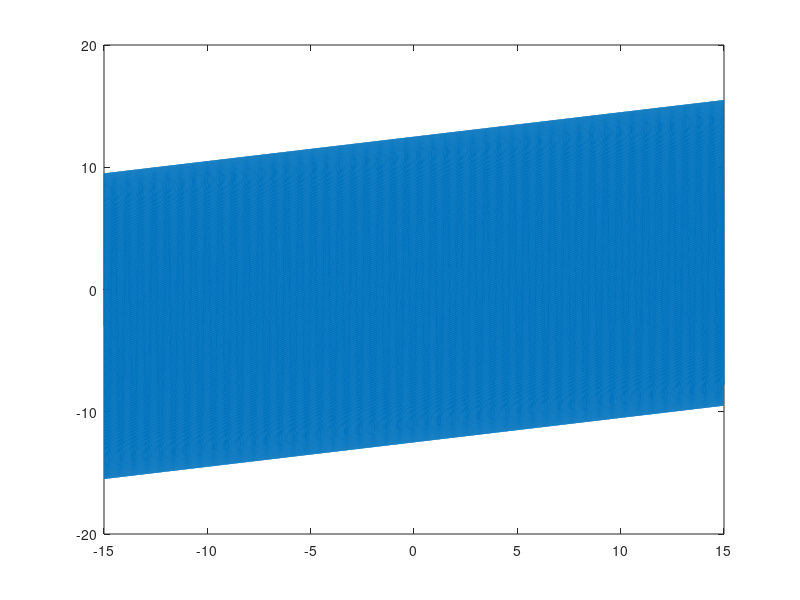

This chart was generated by the following MATLAB code: (Note: this script raises an error after producing the figure.)
function var = simulatePitchScaleError()
% simulate 1 frame
ff = 20e+3;
fs = 30;
pitchFactor = 0.2;
nSamples = 480*640;
t = linspace(0,1/fs ,nSamples);
t_full_y_cycle = find(t>1/ff,1);

fovy = 50;
fovx = 60;


angx = -fovx/4+t*fs*fovx/2;
angy = fovy/4*sin(2*pi*ff*t);
pitch = angx*pitchFactor;
wrong_pitch = pitch*0.5;

angy_pitched = angy+pitch;
figure,plot(angx,angy_pitched );


angy_wrong_pitched = angy+wrong_pitch;

angx = circshift(angx(:),5*round(t_full_y_cycle));

v_gt = ang2vec(angx(:),angy_pitched(:));
v_false = ang2vec(angx(:),angy_wrong_pitched(:));

c_gt = getColorFromV(v_gt);
c_false = getColorFromV(v_false);

% figure,
% tabplot;
% scatter(angx(:),angy_pitched(:),10,c_gt(:),'filled');
% tabplot;
% scatter(angx(:),angy_wrong_pitched(:),10,c_false(:),'filled');


% Show spherical images 
% [spx,spy] = meshgrid(linspace(-fovx/4,fovx/4,640),linspace(-fovy/4,fovy/4,480));
% gtIm = griddata(angx(:),angy_pitched(:),c_gt(:),spx(:),spy(:));
% gtIm = reshape(gtIm,480,640);
% badIm = griddata(angx(:),angy_wrong_pitched(:),c_false(:),spx(:),spy(:));
% badIm = reshape(badIm,480,640);
% figure,
% tabplot;
% imagesc(gtIm);
% tabplot;
% imagesc(badIm);
% 
% % Show in regular mode
% [xIm,yIm] = meshgrid(1:640,1:480);
% [angxGrid,angyGrid] = xy2ang(xIm,yIm,fovx,fovy);
% gtIm = griddata(angx(:),angy_pitched(:),c_gt(:),angxGrid(:),angyGrid(:));
% gtIm = reshape(gtIm,480,640);
% badIm = griddata(angx(:),angy_wrong_pitched(:),c_false(:),angxGrid(:),angyGrid(:));
% badIm = reshape(badIm,480,640);
% figure,
% tabplot;
% imagesc(gtIm);
% tabplot;
% imagesc(badIm);
% 

% Split by raise and fall
[axU,ayU,axD,ayD,cU,cD] = splitUpDown(angx,angy_wrong_pitched,c_false);
[xIm,yIm] = meshgrid(1:640,1:480);
[angxGrid,angyGrid] = xy2ang(xIm,yIm,fovx,fovy);
upIm = griddata(axU(:),ayU(:),cU(:),angxGrid(:),angyGrid(:));
upIm = reshape(upIm,480,640);
downIm = griddata(axD(:),ayD(:),cD(:),angxGrid(:),angyGrid(:));
downIm = reshape(downIm,480,640);
figure,
tabplot;
imagesc(upIm);
tabplot;
imagesc(downIm);

var = cornerVar(upIm,downIm);

end
function [axU,ayU,axD,ayD,cU,cD] = splitUpDown(angx,angy,c)
raise = diff(angy)>0;
raise(end+1) = 1;
axU = angx(raise);
ayU = angy(raise);
axD = angx(~raise);
ayD = angy(~raise);
cU = c(raise);
cD = c(~raise);


end
function pixVar = cornerVar(gtIm,badIm)
[p1,~] = detectCheckerboardPoints(normByMax(badIm)); % p - 3 checkerboard points. bsz - checkerboard dimensions.
[p2,~] = detectCheckerboardPoints(normByMax(gtIm)); % p - 3 checkerboard points. bsz - checkerboard dimensions.
       
pixVar = var((p1(:,2))-(p2(:,2)));

end
function [angx,angy] = xy2ang(x,y,fovx,fovy)
angles2xyz = @(angx,angy) [ cosd(angy).*sind(angx)             sind(angy) cosd(angy).*cosd(angx)]';
xyz2nrmx = @(xyz) xyz(1,:)./xyz(3,:);
xyz2nrmy = @(xyz) xyz(2,:)./xyz(3,:);
xyz2nrmxy= @(xyz) [xyz2nrmx(xyz)  ;  xyz2nrmy(xyz)];
laserIncidentDirection = [0,0,-1]';
oXYZfunc = @(mirNormalXYZ_)  bsxfun(@plus,laserIncidentDirection,-bsxfun(@times,2*laserIncidentDirection'*mirNormalXYZ_,mirNormalXYZ_));
rangeR = xyz2nrmxy(oXYZfunc(angles2xyz( fovx*0.25,                   0)));rangeR=rangeR(1);
rangeL = xyz2nrmxy(oXYZfunc(angles2xyz(-fovx*0.25,                   0)));rangeL=rangeL(1);
rangeT = xyz2nrmxy(oXYZfunc(angles2xyz(0                   , fovy*0.25)));rangeT =rangeT (2);
rangeB = xyz2nrmxy(oXYZfunc(angles2xyz(0                   ,-fovy*0.25)));rangeB=rangeB(2);

xys = [640;480]./[rangeR-rangeL;rangeT-rangeB];
xy00 = [rangeL;rangeB];


xy = [x(:) y(:)];
xy = bsxfun(@rdivide,xy,xys');
xy = bsxfun(@plus,xy,xy00');
xynrm = xy';


v = normr([xynrm' ones(size(xynrm,2),1)]);
n = normr(v - repmat(laserIncidentDirection',size(v,1),1) );

angy = asind(n(:,2));
angx = atand(n(:,1)./n(:,3));
end
function color = getColorFromV(v)
% Assume CB at 500mm
% If v lands in white, return 1. Black returns 0. Outside returns 0.5;
v = v*400;

tileSizeMM = 30;
h=9;
w=13;
ox = linspace(-1,1,w)*(w-1)*tileSizeMM/2;
oy = linspace(-1,1,h)*(h-1)*tileSizeMM/2;

xInd = floor((v(1,:)-ox(1))/tileSizeMM);
yInd = floor((v(2,:)-oy(1))/tileSizeMM);

color = (-1).^(xInd+yInd)*0.5+0.5;
color(xInd<0 | xInd>=w-1 | yInd<0 | yInd>=h-1) = 0.5;


end
function v = ang2vec(angxQin,angyQin)
angles2xyz = @(angx,angy) [ cosd(angy).*sind(angx)             sind(angy) cosd(angy).*cosd(angx)]';
laserIncidentDirection = [0,0,-1]'; %+180 because the vector direction is toward the mirror
oXYZfunc = @(mirNormalXYZ_)  bsxfun(@plus,laserIncidentDirection,-bsxfun(@times,2*laserIncidentDirection'*mirNormalXYZ_,mirNormalXYZ_));

v = oXYZfunc(angles2xyz(angxQin(:),angyQin(:)));
v = v./v(3,:);
end